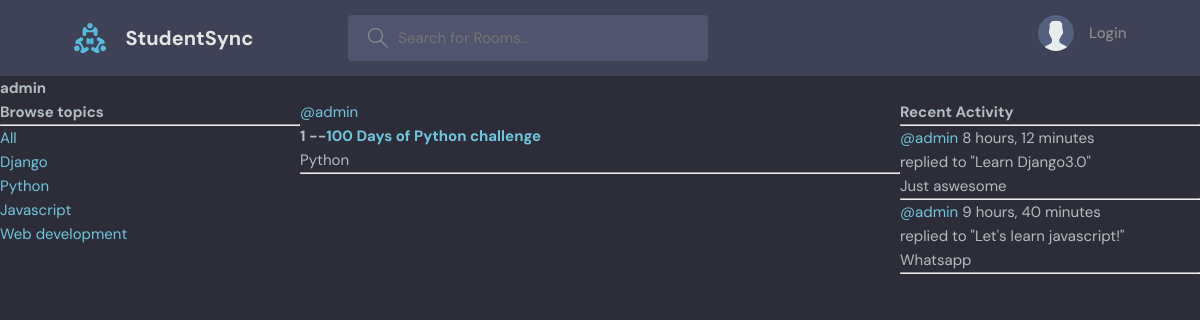
Page /profile/1/ on the earlier database version.
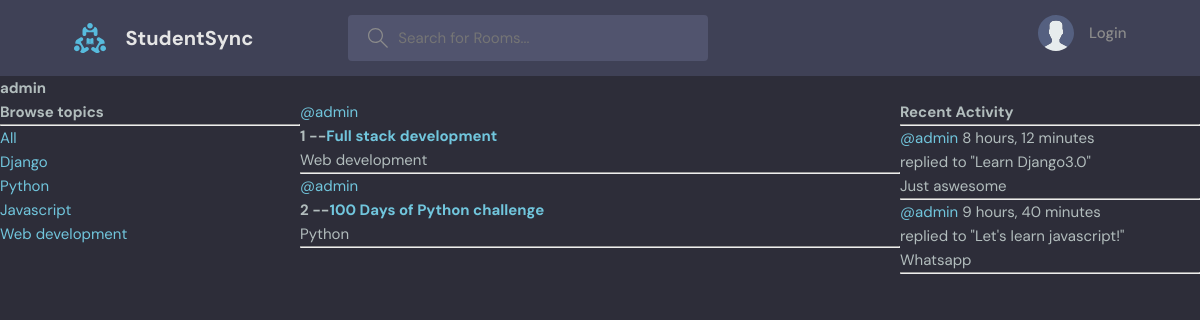
Same page on the later database version.
### base/models.py (models this page shows, shortened)
class Topic(models.Model):
    name=models.CharField(max_length=200)
    def __str__(self):
        return self.name

class Room(models.Model):
    host= models.ForeignKey(User,on_delete=models.SET_NULL,null=True)
    topic= models.ForeignKey(Topic,on_delete=models.SET_NULL,null=True)
    name=models.CharField(max_length=200)
    description=models.TextField(null=True,blank=True)
    participants=models.ManyToManyField(User,related_name='participants',blank=True)
    updated=models.DateTimeField(auto_now=True)
    created=models.DateTimeField(auto_now_add=True)
    class Meta:
        ordering=['-updated','-created']
    def __str__(self):
        return self.name

class Message(models.Model):
    user=models.ForeignKey(User,on_delete=models.CASCADE)
    room=models.ForeignKey(Room,on_delete=models.CASCADE)
    body=models.TextField()
    updated=models.DateTimeField(auto_now=True)
    created=models.DateTimeField(auto_now_add=True)
    class Meta:
        ordering=['-updated','-created']

### base/views.py (the view)
# urls.py: path('profile/<str:pk>/',views.userProfile,name="profile"),
def userProfile(request,pk):
    user=User.objects.get(id=pk)
    rooms=user.room_set.all()
    room_messages=user.message_set.all()
    topics=Topic.objects.all()
    context={'user':user,'rooms':rooms,'room_messages':room_messages,'topics':topics}
    return render(request,'base/profile.html',context)

### base/templates/base/profile.html (shortened to what this page needs)
{% extends 'main.html' %} {% block content %}
<h1>{{user.username}}</h1>
<div class="profile-container">
    <div>
        {% include 'base/topics_component.html' %}
    </div>
    <div>
        {% include 'base/feed_component.html' %}
    </div>
    <div>
        {% include 'base/activity_component.html' %}
    </div>
</div>
{% endblock content %}

### templates/main.html (shortened to what this page needs)
<!DOCTYPE html>
<html lang="en">
  <head>
    {% load static %}
    <link rel="stylesheet" href="{% static 'styles/style.css' %}" />
  </head>
  <body>
    {% include 'navbar.html' %}
    {% block content %}
    {% endblock %}
  </body>
</html>

### templates/navbar.html (shortened to what this page needs)
<header class="header header--loggedIn">
  <div class="container">
    <a href="{% url 'home' %}" class="header__logo">
      <img src="assets/logo.svg" />
      <h1>StudentSync</h1>
    </a>
    <form class="header__search" method="GET" action="{% url 'home' %}">
      <label>
        <input type="text" name="q" placeholder="Search for Rooms..." />
      </label>
    </form>
    <nav class="header__menu">
      {% if request.user.is_authenticated %}
      <div class="header__user">
        <a href="profile.html">
          <div class="avatar avatar--medium active">
            <img src="https://randomuser.me/api/portraits/men/37.jpg" />
          </div>
          <p>{{request.user.first_name}} <span>@{{request.user.username}}</span></p>
        </a>
        <button class="dropdown-button">
          <svg version="1.1" xmlns="http://www.w3.org/2000/svg" width="32" height="32" viewBox="0 0 32 32">
            <title>chevron-down</title>
            <path d="M16 21l-13-13h-3l16 16 16-16h-3l-13 13z"></path>
          </svg>
        </button>
      </div>
      {% else %}
          <a href="{% url 'login' %}">
            <img src="./assets/avatar.svg" />
            <p>Login</p>
          </a>
          {% endif %}
    </nav>
  </div>
</header>

### base/templates/base/topics_component.html
<h3>Browse topics</h3>
    <hr />
    <div>
      <a href="{% url 'home' %}">All</a>
    </div>
    {% for topic in topics %}
    <div>
      <a href="{% url 'home' %}?q={{topic.name}}">{{topic.name}}</a>
    </div>
    {% endfor %}

### base/templates/base/feed_component.html (shortened to what this page needs)
    <div>
      {% for room in rooms %}
      <div>
        <a href="{% url 'profile' room.host.id %}">@{{room.host.username}}</a>
        <h5>
          {{forloop.counter}} --<a href="{% url 'room' room.id %}">
            {{room.name}}</a
          >
        </h5>
        <small>{{room.topic}}</small>
        <hr />
      </div>
      {% endfor %}
    </div>

### base/templates/base/activity_component.html (shortened to what this page needs)
    <h3>Recent Activity</h3>
    <hr>
    {% for message in room_messages %}
      <div>
        <small><a href="{% url 'profile' message.user.id %}">@{{message.user}}</a> {{message.created|timesince}}</small>
        <br>
        <small>replied to "{{message.room}}"</small>
        <p>{{message.body}}</p>
        <hr>
      </div>
    {% endfor %}

### static/styles/style.css (style rules this page uses)
:root { --color-main: #71c6dd; --color-main-light: #e1f6fb; --color-dark: #3f4156; --color-dark-medium: #51546e; --color-dark-light: #696d97; --color-light: #e5e5e5; --color-gray: #8b8b8b; --color-light-gray: #b2bdbd; --color-bg: #2d2d39; --color-success: #5dd693; --color-error: #fc4b0b; }
* { font-family: "DM Sans", -apple-system, BlinkMacSystemFont, "Segoe UI", Roboto, Oxygen, Ubuntu, Cantarell, "Open Sans", "Helvetica Neue", sans-serif; margin: 0; padding: 0; box-sizing: border-box; text-rendering: optimizeLegibility; font-size: inherit; }
html { font-size: 56.25%; }
@media only screen and (min-width: 1200px) { html { font-size: 62.5%; } }
body { line-height: 1.6; font-weight: 400; font-size: 1.5rem; color: var(--color-light-gray); background-color: var(--color-bg); min-height: 100vh; }
img { width: 100%; }
a { display: inline-block; color: var(--color-main); text-decoration: none; }
.container { max-width: 120rem; width: 90%; margin: auto; }
.header { padding: 1.5rem; background-color: var(--color-dark); }
.header > .container { display: flex; gap: 9.5rem; }
.header__logo, .header__user { display: flex; gap: 2rem; align-items: center; }
.header__logo > img { height: 3.2rem; width: 3.2rem; }
.header__logo > h1 { font-weight: 700; font-size: 2rem; color: var(--color-light); }
.header__search > label { background-color: var(--color-dark-medium); padding: 1.3rem 1rem; display: flex; align-items: center; gap: 1rem; border-radius: 4px; }
.header__search svg { fill: var(--color-gray); width: 2rem; height: 2rem; margin-left: 1rem; }
.header__search input { width: 30rem; background: transparent; border: none; outline: none; color: var(--color-light); }
.header__menu { margin-left: auto; position: relative; }
.header__menu a { display: flex; gap: 1.5rem; align-items: center; font-weight: 500; text-decoration: none; color: var(--color-gray); }
.header__menu img { height: 3.6rem; }
.header__menu p { line-height: 1.2; }

### base/templates/base/profile.html (style rules this page uses)
.profile-container { display: grid; grid-template-columns: 1fr 2fr 1fr; }

Differences in the rows shown:
added Room: host.username "admin", name "Full stack development", topic "Web development"
